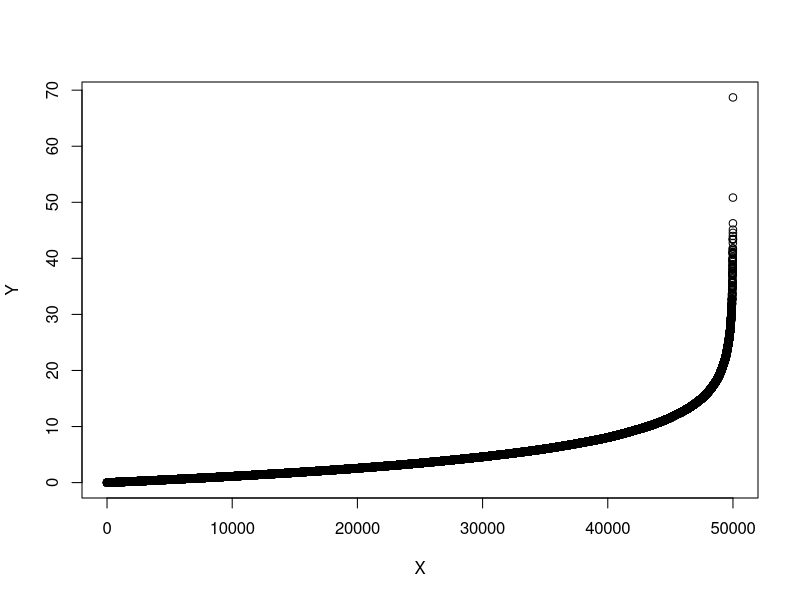
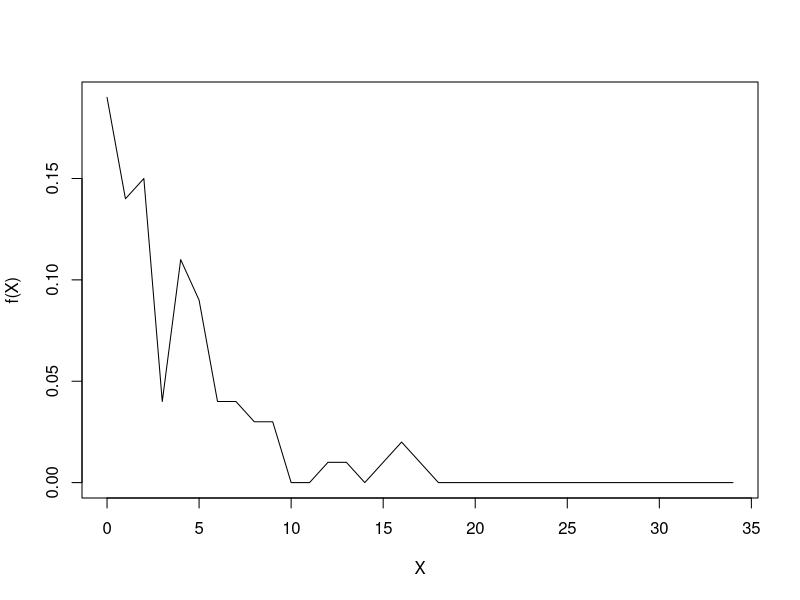
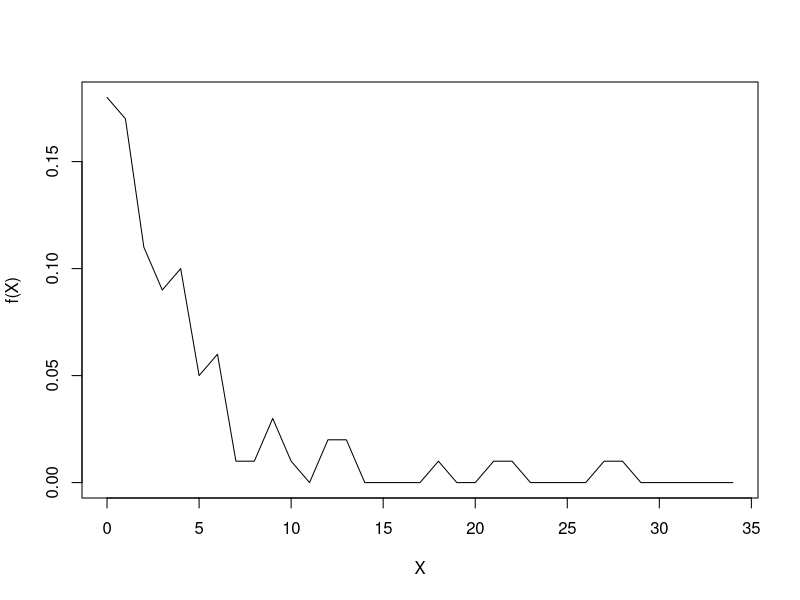
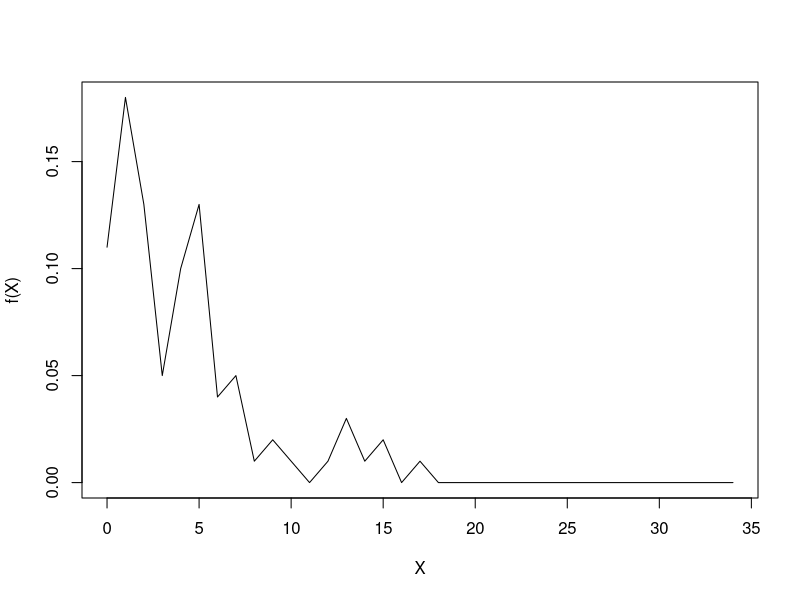
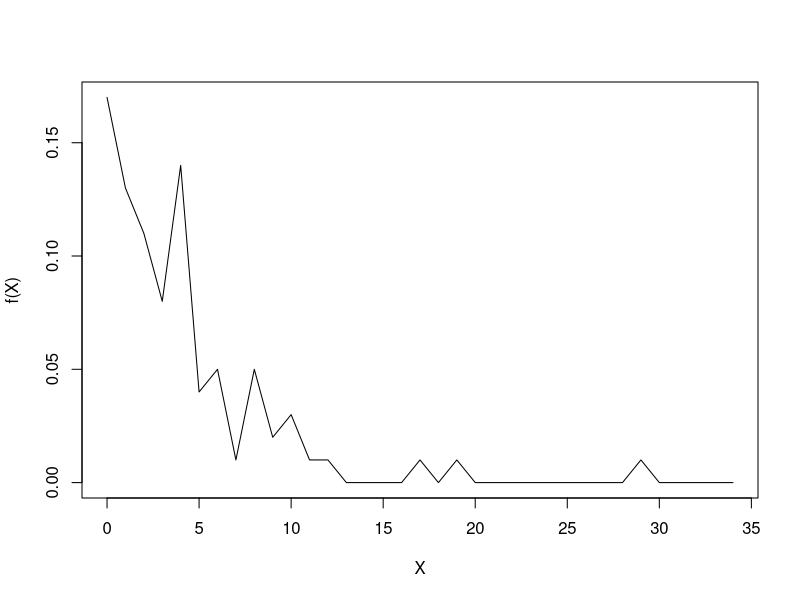
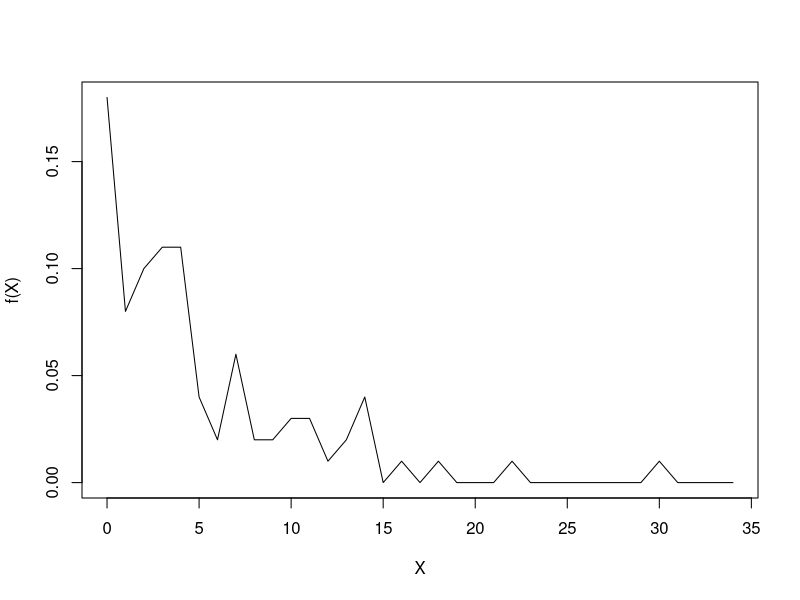
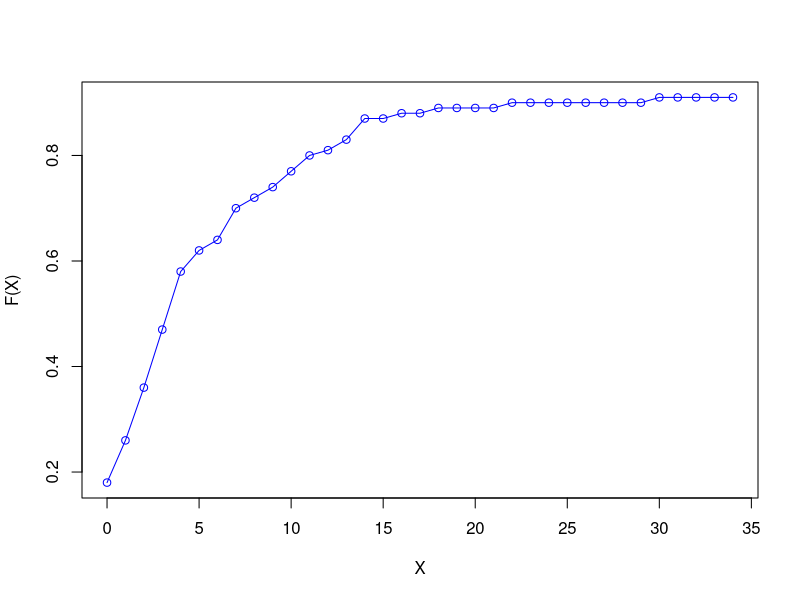
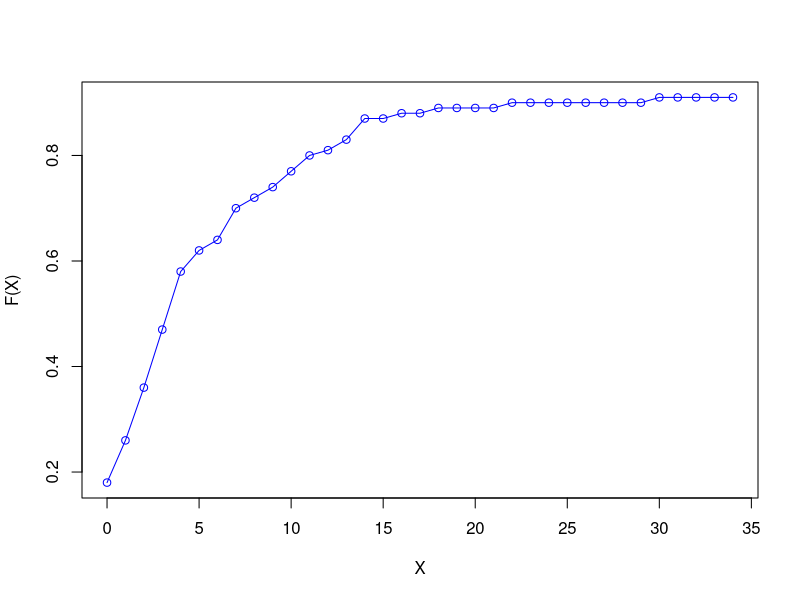

These charts were generated, in order, by the following R code:
num_samples <- 50000
v <- rexp(num_samples, 0.2)
x <- data.frame(X = seq(1, num_samples , 1), Y = sort(v))
plot(x)
u <- split(v,1:500)
m <- rep(1,500)
s <- rep(1,500)

for(i in 1:5){
	pdf <- rep(0, 35);
	vec <- unlist(u[i], use.names=FALSE)
	for(j in 1:100){
		val <- round(vec[j])
		if(val <= 35){
	       pdf[val] = pdf[val] + 1/100; 
	    }
	}
	xcols <- c(0:34)
	plot(xcols, pdf, "l", xlab="X", ylab="f(X)")
	m[i] <- mean(vec)
	s[i] <- sd(vec)
}

for(i in 1:5){
	cdf <- rep(0, 35);
	cdf[1] <- pdf[1]
	for(j in 2:35){
	    cdf[j] <- cdf[j-1] + pdf[j]
	}
	plot(xcols, cdf, "o", col="blue", xlab="X", ylab="F(X)");
}

for(i in 6:500){
	vec <- unlist(u[i], use.names=FALSE)
	m[i] <- mean(vec)
	s[i] <- sd(vec)	
}

for(i in 1:5){
  print(m[i])
  print(s[i])
}


tab <- table(round(m))

str(tab)
plot(tab, "h", xlab="Mean", ylab="Frequency")

pdf <- rep(0, 35);

for(i in 1:500){
  val=round(m[i], 0);
  if(val <= 35){
    pdf[val] = pdf[val] + 1/500; 
  }
}

plot(xcols, pdf, "l", xlab="Mean", ylab="PDF")

cdf <- rep(0, 35)

cdf[1] <- pdf[1]

for(i in 2:35){
  cdf[i] = cdf[i-1] + pdf[i]
}

plot(xcols, cdf, "o", col="blue", xlab="Mean", ylab="CDF");


fmean <- mean(m)
fsd <- mean(s)
donot <- sd(m)

print(fmean)
print(fsd)
print(donot)
